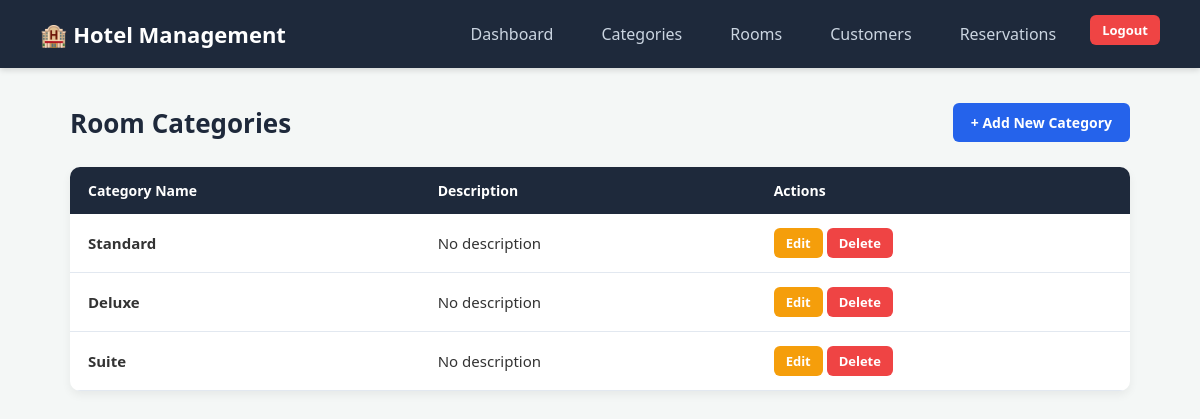
Page /categories/ (signed in) on the committed database.
### hotel/models.py (models this page shows, shortened)
class RoomCategory(models.Model):
    name = models.CharField(max_length=100)
    description = models.TextField(blank=True, null=True)

### hotel/views.py (the view)
# urls.py: path('categories/', views.category_list, name='category_list'),
@login_required
def category_list(request):
    categories = RoomCategory.objects.all()
    return render(request, 'hotel/category_list.html', {'categories': categories})

### hotel/templates/hotel/category_list.html (shortened to what this page needs)
{% extends 'hotel/base.html' %}
{% block content %}
<div class="page-header">
    <h2>Room Categories</h2>
    <a href="{% url 'category_add' %}" class="btn btn-primary">+ Add New Category</a>
</div>
<div class="table-box">
    <table>
        <thead>
            <tr>
                <th>Category Name</th>
                <th>Description</th>
                <th>Actions</th>
            </tr>
        </thead>
        <tbody>
            {% for cat in categories %}
            <tr>
                <td><strong>{{ cat.name }}</strong></td>
                <td>{{ cat.description|default:"No description" }}</td>
                <td>
                    <a href="{% url 'category_edit' cat.id %}" class="btn btn-sm btn-warning">Edit</a>
                    <a href="{% url 'category_delete' cat.id %}" class="btn btn-sm btn-danger">Delete</a>
                </td>
            </tr>
            {% empty %}
            <tr><td colspan="3" style="text-align:center;">No categories found.</td></tr>
            {% endfor %}
        </tbody>
    </table>
</div>
{% endblock %}

### hotel/templates/hotel/base.html (style rules this page uses)
* { box-sizing: border-box; margin: 0; padding: 0; font-family: 'Segoe UI', Tahoma, Geneva, Verdana, sans-serif; }
body { background-color: #f4f7f6; color: #333; }
.page-header { display: flex; justify-content: space-between; align-items: center; margin-bottom: 25px; }
.page-header h2 { color: #1e293b; font-size: 26px; }
.btn { display: inline-block; padding: 10px 18px; border-radius: 6px; text-decoration: none; font-weight: 600; font-size: 14px; border: none; cursor: pointer; transition: 0.2s; }
.btn-primary { background-color: #2563eb; color: white; }
.btn-warning { background-color: #f59e0b; color: white; }
.btn-danger { background-color: #ef4444; color: white; }
.btn-sm { padding: 6px 12px; font-size: 13px; }
.table-box { background: white; border-radius: 10px; box-shadow: 0 4px 10px rgba(0,0,0,0.06); overflow: hidden; }
table { width: 100%; border-collapse: collapse; }
th { background-color: #1e293b; color: white; text-align: left; padding: 14px 18px; font-size: 14px; }
td { padding: 14px 18px; border-bottom: 1px solid #e2e8f0; font-size: 15px; }

### rows in the picture
RoomCategory: name "Standard", description "No description"
RoomCategory: name "Deluxe", description "No description"
RoomCategory: name "Suite", description "No description"
